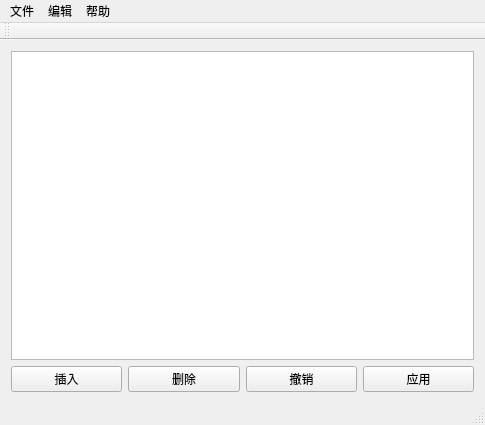
<?xml version="1.0" encoding="UTF-8"?>
<ui version="4.0">
 <class>MainWindow</class>
 <widget class="QMainWindow" name="MainWindow">
  <property name="geometry">
   <rect>
    <x>0</x>
    <y>0</y>
    <width>485</width>
    <height>425</height>
   </rect>
  </property>
  <property name="windowTitle">
   <string>出版物管理系统</string>
  </property>
  <widget class="QWidget" name="centralWidget">
   <layout class="QGridLayout" name="gridLayout">
    <item row="0" column="0">
     <widget class="QTableView" name="tableView">
      <property name="dragEnabled">
       <bool>false</bool>
      </property>
      <property name="dragDropMode">
       <enum>QAbstractItemView::NoDragDrop</enum>
      </property>
      <property name="sortingEnabled">
       <bool>true</bool>
      </property>
     </widget>
    </item>
    <item row="1" column="0">
     <layout class="QHBoxLayout" name="horizontalLayout_2">
      <item>
       <widget class="QPushButton" name="insertButton">
        <property name="text">
         <string>插入</string>
        </property>
       </widget>
      </item>
      <item>
       <widget class="QPushButton" name="deleteButton">
        <property name="text">
         <string>删除</string>
        </property>
       </widget>
      </item>
      <item>
       <widget class="QPushButton" name="rollbackButton">
        <property name="minimumSize">
         <size>
          <width>0</width>
          <height>0</height>
         </size>
        </property>
        <property name="text">
         <string>撤销</string>
        </property>
       </widget>
      </item>
      <item>
       <widget class="QPushButton" name="commitButton_2">
        <property name="text">
         <string>应用</string>
        </property>
       </widget>
      </item>
     </layout>
    </item>
   </layout>
  </widget>
  <widget class="QMenuBar" name="menuBar">
   <property name="geometry">
    <rect>
     <x>0</x>
     <y>0</y>
     <width>485</width>
     <height>35</height>
    </rect>
   </property>
   <widget class="QMenu" name="menu">
    <property name="title">
     <string>文件</string>
    </property>
    <addaction name="closeaction"/>
   </widget>
   <widget class="QMenu" name="menu_2">
    <property name="title">
     <string>编辑</string>
    </property>
    <addaction name="connectaction"/>
    <addaction name="insertaction"/>
    <addaction name="deleteaction"/>
    <addaction name="searchconaction"/>
    <addaction name="searchaction"/>
    <addaction name="delallaction"/>
    <addaction name="modallaction"/>
   </widget>
   <widget class="QMenu" name="menu_3">
    <property name="title">
     <string>帮助</string>
    </property>
   </widget>
   <addaction name="menu"/>
   <addaction name="menu_2"/>
   <addaction name="menu_3"/>
  </widget>
  <widget class="QToolBar" name="mainToolBar">
   <attribute name="toolBarArea">
    <enum>TopToolBarArea</enum>
   </attribute>
   <attribute name="toolBarBreak">
    <bool>false</bool>
   </attribute>
  </widget>
  <widget class="QStatusBar" name="statusBar"/>
  <action name="closeaction">
   <property name="text">
    <string>关闭</string>
   </property>
   <property name="shortcut">
    <string>Alt+X</string>
   </property>
  </action>
  <action name="connectaction">
   <property name="text">
    <string>连接数据库</string>
   </property>
  </action>
  <action name="insertaction">
   <property name="text">
    <string>插入</string>
   </property>
  </action>
  <action name="deleteaction">
   <property name="text">
    <string>删除</string>
   </property>
   <property name="shortcut">
    <string>Alt+D</string>
   </property>
  </action>
  <action name="searchconaction">
   <property name="text">
    <string>设置查询条件</string>
   </property>
   <property name="shortcut">
    <string>Alt+C</string>
   </property>
  </action>
  <action name="searchaction">
   <property name="text">
    <string>查询</string>
   </property>
   <property name="shortcut">
    <string>Alt+R</string>
   </property>
  </action>
  <action name="delallaction">
   <property name="text">
    <string>全部删除</string>
   </property>
  </action>
  <action name="modallaction">
   <property name="text">
    <string>全部修改</string>
   </property>
  </action>
 </widget>
 <layoutdefault spacing="6" margin="11"/>
 <resources/>
 <connections>
  <connection>
   <sender>closeaction</sender>
   <signal>triggered()</signal>
   <receiver>MainWindow</receiver>
   <slot>close()</slot>
   <hints>
    <hint type="sourcelabel">
     <x>-1</x>
     <y>-1</y>
    </hint>
    <hint type="destinationlabel">
     <x>199</x>
     <y>149</y>
    </hint>
   </hints>
  </connection>
  <connection>
   <sender>rollbackButton</sender>
   <signal>clicked()</signal>
   <receiver>MainWindow</receiver>
   <slot>rollback()</slot>
   <hints>
    <hint type="sourcelabel">
     <x>101</x>
     <y>246</y>
    </hint>
    <hint type="destinationlabel">
     <x>199</x>
     <y>149</y>
    </hint>
   </hints>
  </connection>
  <connection>
   <sender>commitButton_2</sender>
   <signal>clicked()</signal>
   <receiver>MainWindow</receiver>
   <slot>commit()</slot>
   <hints>
    <hint type="sourcelabel">
     <x>298</x>
     <y>246</y>
    </hint>
    <hint type="destinationlabel">
     <x>199</x>
     <y>149</y>
    </hint>
   </hints>
  </connection>
  <connection>
   <sender>deleteaction</sender>
   <signal>triggered()</signal>
   <receiver>MainWindow</receiver>
   <slot>deleteselect()</slot>
   <hints>
    <hint type="sourcelabel">
     <x>-1</x>
     <y>-1</y>
    </hint>
    <hint type="destinationlabel">
     <x>242</x>
     <y>212</y>
    </hint>
   </hints>
  </connection>
  <connection>
   <sender>deleteButton</sender>
   <signal>clicked()</signal>
   <receiver>MainWindow</receiver>
   <slot>deleteselect()</slot>
   <hints>
    <hint type="sourcelabel">
     <x>182</x>
     <y>370</y>
    </hint>
    <hint type="destinationlabel">
     <x>242</x>
     <y>212</y>
    </hint>
   </hints>
  </connection>
  <connection>
   <sender>insertButton</sender>
   <signal>clicked()</signal>
   <receiver>MainWindow</receiver>
   <slot>insertRow()</slot>
   <hints>
    <hint type="sourcelabel">
     <x>63</x>
     <y>370</y>
    </hint>
    <hint type="destinationlabel">
     <x>242</x>
     <y>212</y>
    </hint>
   </hints>
  </connection>
  <connection>
   <sender>insertaction</sender>
   <signal>triggered()</signal>
   <receiver>MainWindow</receiver>
   <slot>insertRow()</slot>
   <hints>
    <hint type="sourcelabel">
     <x>-1</x>
     <y>-1</y>
    </hint>
    <hint type="destinationlabel">
     <x>242</x>
     <y>212</y>
    </hint>
   </hints>
  </connection>
  <connection>
   <sender>searchconaction</sender>
   <signal>triggered()</signal>
   <receiver>MainWindow</receiver>
   <slot>insertCond()</slot>
   <hints>
    <hint type="sourcelabel">
     <x>-1</x>
     <y>-1</y>
    </hint>
    <hint type="destinationlabel">
     <x>242</x>
     <y>212</y>
    </hint>
   </hints>
  </connection>
  <connection>
   <sender>searchaction</sender>
   <signal>triggered()</signal>
   <receiver>MainWindow</receiver>
   <slot>list()</slot>
   <hints>
    <hint type="sourcelabel">
     <x>-1</x>
     <y>-1</y>
    </hint>
    <hint type="destinationlabel">
     <x>242</x>
     <y>212</y>
    </hint>
   </hints>
  </connection>
  <connection>
   <sender>connectaction</sender>
   <signal>triggered()</signal>
   <receiver>MainWindow</receiver>
   <slot>connectDB()</slot>
   <hints>
    <hint type="sourcelabel">
     <x>-1</x>
     <y>-1</y>
    </hint>
    <hint type="destinationlabel">
     <x>242</x>
     <y>212</y>
    </hint>
   </hints>
  </connection>
  <connection>
   <sender>modallaction</sender>
   <signal>triggered()</signal>
   <receiver>MainWindow</receiver>
   <slot>modAll()</slot>
   <hints>
    <hint type="sourcelabel">
     <x>-1</x>
     <y>-1</y>
    </hint>
    <hint type="destinationlabel">
     <x>242</x>
     <y>212</y>
    </hint>
   </hints>
  </connection>
  <connection>
   <sender>delallaction</sender>
   <signal>triggered()</signal>
   <receiver>MainWindow</receiver>
   <slot>delAll()</slot>
   <hints>
    <hint type="sourcelabel">
     <x>-1</x>
     <y>-1</y>
    </hint>
    <hint type="destinationlabel">
     <x>242</x>
     <y>212</y>
    </hint>
   </hints>
  </connection>
 </connections>
 <slots>
  <slot>list()</slot>
  <slot>rollback()</slot>
  <slot>commit()</slot>
  <slot>deleteselect()</slot>
  <slot>insertRow()</slot>
  <slot>insertCond()</slot>
  <slot>connectDB()</slot>
  <slot>delAll()</slot>
  <slot>modAll()</slot>
 </slots>
</ui>
